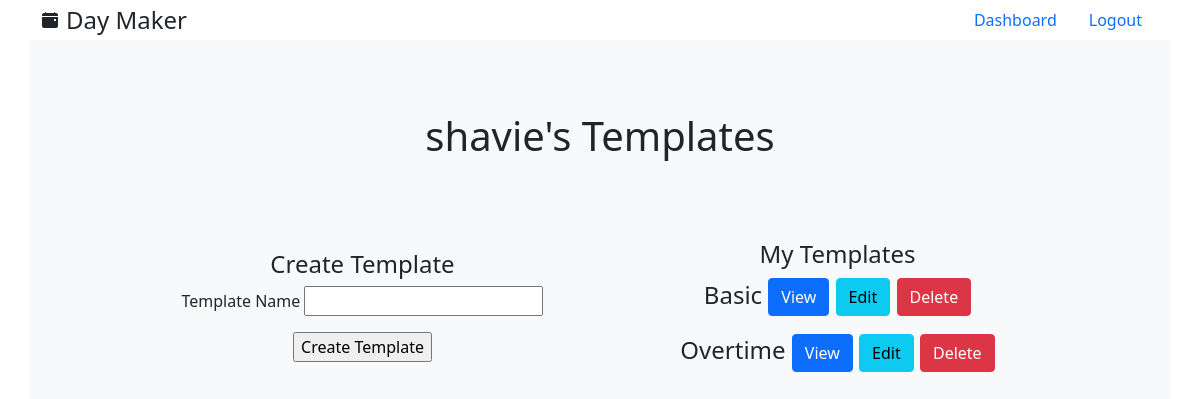
Page /templates (signed in) on the earlier database version.
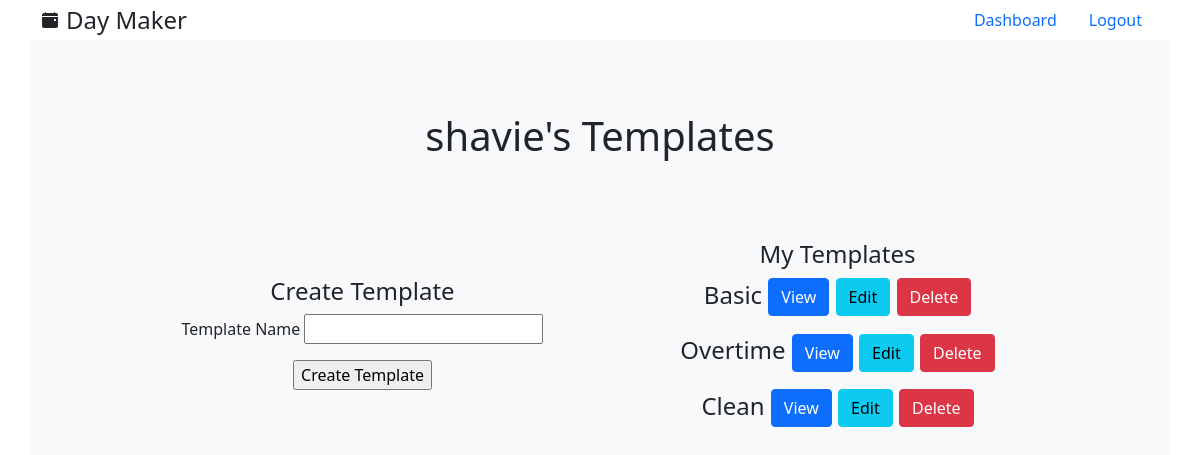
Same page on the later database version.
### models.py (models this page shows)
class Template(db.Model):
    id = db.Column(db.Integer, primary_key = True)
    name = db.Column(db.String(25), index=True)
    todos = db.relationship('Todo', backref='template', lazy='dynamic', cascade='all, delete, delete-orphan')
    schedules = db.relationship('Schedule', backref='template', lazy='dynamic', cascade='all, delete, delete-orphan')
    user_id = db.Column(db.Integer, db.ForeignKey('user.id'))

### routes.py (the view)
@app.route('/templates', methods=['GET', 'POST'])
@login_required
def templates():
    form = TemplateForm()
    if form.validate_on_submit():
      template = Template(name=form.name.data, user_id=current_user.id)
      db.session.add(template)
      db.session.commit()
      flash('Template successfully added')
      return redirect(url_for('templates'))
    return render_template('templates.html', form=form)

### forms.py
class TemplateForm(FlaskForm):
  name = StringField("Template Name", validators=[DataRequired()])
  submit = SubmitField("Create Template")

### routes.py (called while the page is built)
@login_manager.user_loader
def load_user(id):
    return User.query.get(int(id))

### templates/templates.html (shortened to what this page needs)
{% extends 'base.html' %}
{% block content %}
    <div class="container h-100 bg-light">
        <div class="row justify-content-center align-items-center h-25">
            <div class="col-6 text-center">
                <h1>{{current_user.username}}'s Templates</h1>
            </div>
        </div>
        <div class="row justify-content-center align-items-center">
            <div class="col-5 text-center">
                <h4>Create Template</h4>
                <form action="/templates" method="POST">
                    <p>
                        {{ form.name.label }}
                        {{ form.name()}}
                    </p>
                    <p> {{ form.submit() }} </p>
                </form>
            </div>
            <div class="col-5 text-center">
                <h4>My Templates</h4>
                {% for template in current_user.templates %}
                <p class="fs-4">{{ template.name }}</h4>
                <a href="{{ url_for('view_template', template=template.name) }}" class="btn btn-primary">View</a>
                <a href="{{ url_for('edit_template', template=template.name) }}" class="btn btn-info">Edit</a>
                <a href="{{ url_for('delete_template', template=template.name) }}" class="btn btn-danger">Delete</a>
                {% endfor %}
            </div>
        </div>
    </div>
{% endblock %}

Differences in the rows shown:
added Template: name "Clean"
